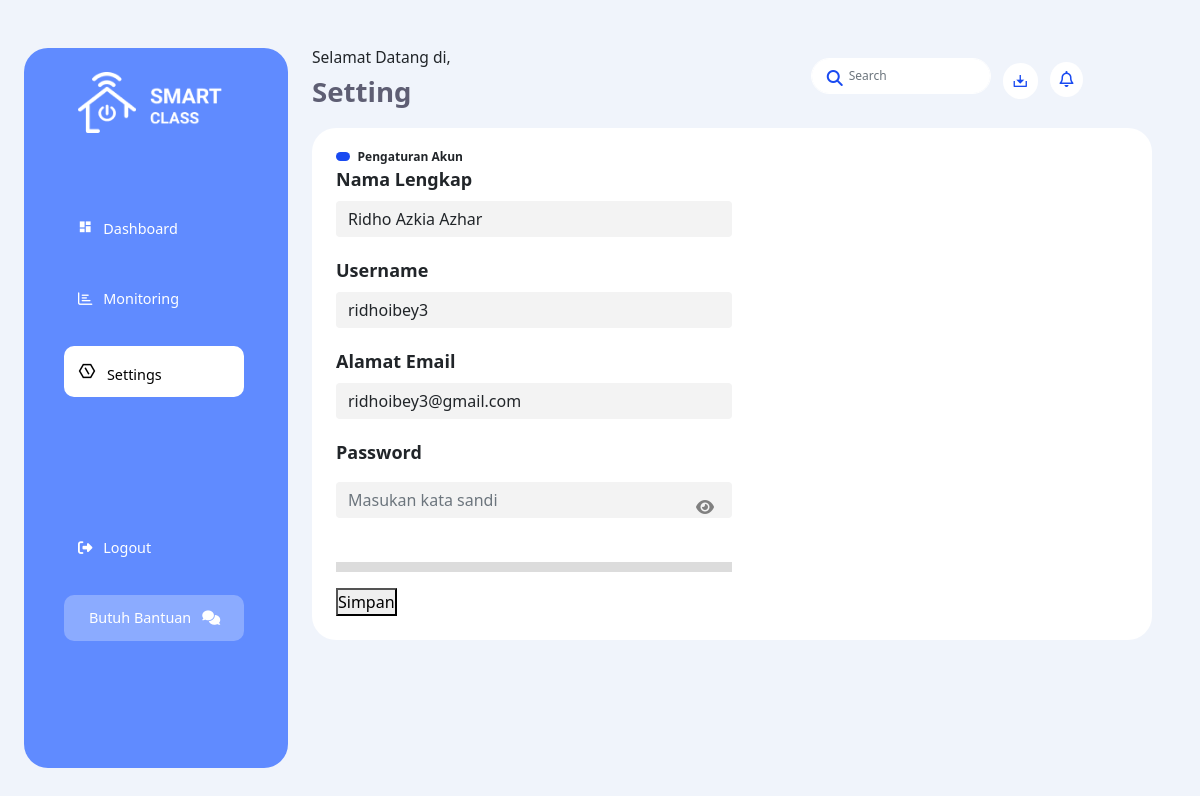
Screenshot of /siswa/setting.php (signed in) with the database file from the repository.
### tables this page shows
CREATE TABLE `akun` (
  `id` int(11) NOT NULL,
  `fullname` varchar(255) NOT NULL,
  `email` varchar(255) NOT NULL,
  `username` varchar(255) NOT NULL,
  `password` varchar(255) NOT NULL,
  `level` varchar(255) NOT NULL,
  `Vkey` varchar(255) DEFAULT NULL,
  `Verified` int(1) DEFAULT 0
);

### siswa/setting.php (the view, shortened to what this page needs)
<?php
include('../koneksi.php');
$select = mysqli_query($koneksi, "SELECT * FROM akun WHERE username = '$_SESSION[siswa]'");
?>
<!DOCTYPE html>
<html lang="en">
<head>
    <link rel="stylesheet" href="../admin/assets/css/style.css?v=<?php echo time(); ?>">
    <link rel="stylesheet" href="../admin/assets/css/resvonsive.css?v=<?php echo time(); ?>">
    <link rel="stylesheet" href="../admin/assets/css/style-loreg.css?v=<?php echo time(); ?>">
    <link rel="stylesheet" href="https://cdn.jsdelivr.net/npm/bootstrap-icons@1.5.0/font/bootstrap-icons.css">
    <link href="https://cdn.jsdelivr.net/npm/bootstrap@5.1.1/dist/css/bootstrap.min.css" rel="stylesheet">
    <link href="https://cdn.jsdelivr.net/npm/remixicon@2.2.0/fonts/remixicon.css" rel="stylesheet">
</head>
<body>
    <div class="p-4 bg-1-body">
        <div class="d-flex">
            <div class="side-menu mt-4 mb-4">
                <img src="assets/img/logo.png" alt="logo" class="mb-5">
                <a href="index.php" class="putih">
                    <li><i class="ri-dashboard-fill"></i>&ensp; Dashboard</li>
                </a>
                <a href="monitoring.php" class="putih">
                    <li><i class="far fa-chart-bar"></i>&ensp; Monitoring</li>
                </a>
                <a href="setting.php" class="putih">
                    <li class="active-menu"><i style="font-size: 1.5vw;" class="ri-settings-6-line"></i>&ensp; Settings</li>
                </a>
                <div class="bottom-li">
                    <a class="putih" href="../logout.php">
                        <li><i class="fas fa-sign-out-alt"></i>&ensp; Logout</li>
                    </a>
                    <li class="bantuan-li">&ensp; Butuh Bantuan &ensp;<i class="fas fa-comments"></i></li>
                </div>
            </div>
            <div class="main-side mts-4">
                <div class="d-flex">
                    <div class="welcome-text">
                        <h6 class="selamat-datang">Selamat Datang di,</h6>
                        <h3 class="selamat-nama" class="mb-2" style="color:#5E5E73; font-weight:800;">Setting</h3>
                    </div>
                    <div class="height search-wraper  d-flex justify-content-end align-items-center">
                        <div class="search-wrap">
                            <div class="search"> <i class="fa fa-search"></i> <input type="text" class="form-control" placeholder="Search"> </div>
                        </div>
                        <div class="notif">
                            <i class="ri-download-2-line"></i>
                        </div>
                        <div class="notif">
                            <i class="far fa-bell"></i>
                        </div>
                    </div>
                </div>
                <div class="card-moni-utama">
                    <div class="d-flex">
                        <div style="width: 1.2vw; border-radius:5px; margin-right: 0.6vw; height:0.8vw; background-color:#194AF1;"></div>
                        <span style="margin-top: -0.3vw; font-size: 1vw; font-weight:600;">Pengaturan Akun</span>
                    </div>
                    <form action="setting-aksi.php" method="POST">
                        <?php
                        while ($fetch = mysqli_fetch_array($select)) { ?>
                            <div class="col-md-6">
                                <label for="fullName" class="form-label">Nama Lengkap</label>
                                <input type="text" name="fullname" class="form-control bg-grey" id="fullName" value="<?php echo "$fetch[fullname]"; ?>">
                            </div>
                            <div class="col-md-6">
                                <label for="inputUsername" class="form-label">Username</label>
                                <input type="text" name="username" class="form-control bg-grey" id="inputUsername" value="<?php echo "$fetch[username]"; ?>">
                            </div>
                            <div class="col-md-6">
                                <label for="inputEmail" class="form-label">Alamat Email</label>
                                <input type="email" name="email" class="form-control bg-grey" id="inputEmail" value="<?php echo "$fetch[email]"; ?>">
                            </div>
                            <div class="col-md-6">
                                <label for="password" class="form-label mb-3">Password</label>
                                <input type="password" name="password" id="password" oninput="strengthChecker()" maxlength="55" class="form-control bg-grey" placeholder="Masukan kata sandi" required>
                                <span id="toggle" onclick="toggle()">
                                    <i class="fas fa-eye"></i>
                                </span>
                                <div id="strength-bar"></div>
                            </div>
                            <div class="col-md-12">
                                <button type="submit" class="btn-1">Simpan</button>
                            </div>
                </div>
            <?php } ?>
</body>
</html>

### admin/assets/css/style.css (style rules this page uses)
* { padding: 0; margin: 0; box-sizing: border-box; }
body { font-family: "Poppins", sans-serif; }
.side-menu { width: 22vw; height: 60vw; border-radius: 24px; padding: 2vw 1vw; background: #608bff; }
.side-menu a { text-decoration: none; }
.search-wraper { margin-left: 30vw; }
.card-moni-utama { margin-top: 1vw; width: 70vw; background-color: #ffffff; border-radius: 24px; padding: 2vw; margin-bottom: 1vw; }
.bg-1-body { width: 100vw; background: #f0f4fb; padding: 1.5rem !important; }
.main-side { margin: 2vw; }
.side-menu img { width: 12vw; margin-left: 3.5vw; }
.side-menu li { width: 15vw; list-style: none; padding: 1vw 1.2vw; margin: 2vw 2.3vw; border-radius: 10px; font-weight: 200; }
.mts-4 { margin-top: 1.5rem !important; }
.putih { color: #ffffff; }
.active-menu { background-color: white; color: black; }
.side-menu li { font-size: 1.2vw; }
.bottom-li li { font-size: 1.2vw; }
.selamat-datang { font-size: 1.3vw; }
.selamat-nama { font-size: 2.3vw; font-weight: 600; }
.side-menu .bottom-li { padding-top: 10vh; }
.bantuan-li { background-color: rgba(255, 255, 255, 0.27); color: #ffffff; }
.search { position: relative; margin-bottom: 1vw; }
.search input { height: 3vw; width: 15vw; text-indent: 25px; border-radius: 20px; font-size: 1vw; background-color: #ffffff; border-color: #ffffff; }
.search i { color: #194af1; }
.notif i { background-color: #ffffff; padding: 0.8vw; border-radius: 50%; margin-left: 1vw; color: #194af1; margin-top: -1.3vw; }
.search .fa-search { position: absolute; top: 12px; left: 16px; }

### admin/assets/css/style-loreg.css (style rules this page uses)
label { font-size: 18px; font-weight: bold; }
input.bg-grey { background-color: #f3f3f3; border: none; margin-bottom: 20px; }
#toggle { position: relative; top: -3.6vw; right: -30vw; color: #808080; cursor: pointer; z-index: 9999; }
#strength-bar { background-color: #dcdcdc; height: 10px; position: relative; }

### rows the page displays
akun: fullname "Ridho Azkia Azhar", username "ridhoibey3", email "ridhoibey3@gmail.com"
